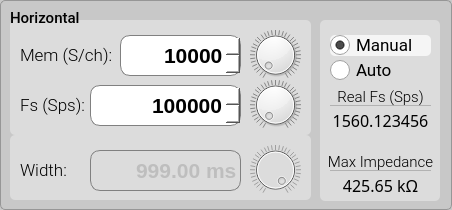
           <widget class="QGroupBox" name="groupBox_horizontal">
            <property name="enabled">
             <bool>true</bool>
            </property>
            <property name="minimumSize">
             <size>
              <width>452</width>
              <height>210</height>
             </size>
            </property>
            <property name="maximumSize">
             <size>
              <width>452</width>
              <height>210</height>
             </size>
            </property>
            <property name="font">
             <font>
              <family>Roboto Medium</family>
              <pointsize>11</pointsize>
             </font>
            </property>
            <property name="styleSheet">
             <string notr="true">QGroupBox {background-color: rgb(200,200,200);border: 1px solid rgb(150,150,150); border-radius: 5px;  margin-top: 0.5em;}; 
QGroupBox::title {subcontrol-origin: margin;left: 10px;padding: 0 3px 0 3px;}</string>
            </property>
            <property name="title">
             <string/>
            </property>
            <widget class="QLabel" name="label_titleHorizontal">
             <property name="geometry">
              <rect>
               <x>10</x>
               <y>10</y>
               <width>81</width>
               <height>16</height>
              </rect>
             </property>
             <property name="font">
              <font>
               <family>Roboto Medium</family>
               <pointsize>11</pointsize>
              </font>
             </property>
             <property name="styleSheet">
              <string notr="true">color:black;</string>
             </property>
             <property name="text">
              <string>Horizontal</string>
             </property>
            </widget>
            <widget class="QGroupBox" name="groupBox_h_11">
             <property name="enabled">
              <bool>true</bool>
             </property>
             <property name="geometry">
              <rect>
               <x>320</x>
               <y>20</y>
               <width>120</width>
               <height>181</height>
              </rect>
             </property>
             <property name="minimumSize">
              <size>
               <width>0</width>
               <height>0</height>
              </size>
             </property>
             <property name="maximumSize">
              <size>
               <width>16777215</width>
               <height>10000</height>
              </size>
             </property>
             <property name="font">
              <font>
               <family>Roboto Medium</family>
               <pointsize>11</pointsize>
              </font>
             </property>
             <property name="styleSheet">
              <string notr="true">QGroupBox {background-color: rgb(220,220,220);border: 0px solid rgb(150,150,150); border-radius: 5px;  margin-top: 0.5em;}; 
QGroupBox::title {subcontrol-origin: margin;left: 10px;padding: 0 3px 0 3px;}</string>
             </property>
             <property name="title">
              <string/>
             </property>
             <widget class="QRadioButton" name="radioButton_fsMem">
              <property name="enabled">
               <bool>true</bool>
              </property>
              <property name="geometry">
               <rect>
                <x>10</x>
                <y>15</y>
                <width>101</width>
                <height>21</height>
               </rect>
              </property>
              <property name="font">
               <font>
                <family>Roboto</family>
                <pointsize>13</pointsize>
               </font>
              </property>
              <property name="styleSheet">
               <string notr="true">QRadioButton:checked {
	background-color: rgba(245,245,245, 1.0);
	border: 0px; 
	border-radius:5px;
}

QRadioButton:hover {
	background-color: rgba(230,230,230, 1.0);
	border: 0px; 
	border-radius:5px;
}

QRadioButton:checked:hover {
	background-color: rgba(245,245,245, 0.8);
	border: 0px; 
	border-radius:5px;
}

QRadioButton::indicator {
    width: 20px;
    height: 20px;
}
QRadioButton::indicator::unchecked {
    image: url(:/main/img/radio_off1.png);
}

QRadioButton::indicator:unchecked:hover {
    image: url(:/main/img/radio_off1.png);
}

QRadioButton::indicator::checked {
    image: url(:/main/img/radio_on2.png);
}

QRadioButton::indicator::disabled {
    image: url(:/main/img/radio_off_dis.png);
}

QRadioButton::disabled {
    color:gray;
}</string>
              </property>
              <property name="text">
               <string>Manual</string>
              </property>
              <property name="iconSize">
               <size>
                <width>20</width>
                <height>20</height>
               </size>
              </property>
              <property name="checked">
               <bool>true</bool>
              </property>
              <property name="autoExclusive">
               <bool>false</bool>
              </property>
             </widget>
             <widget class="QRadioButton" name="radioButton_div">
              <property name="enabled">
               <bool>true</bool>
              </property>
              <property name="geometry">
               <rect>
                <x>10</x>
                <y>40</y>
                <width>101</width>
                <height>21</height>
               </rect>
              </property>
              <property name="font">
               <font>
                <family>Roboto</family>
                <pointsize>13</pointsize>
               </font>
              </property>
              <property name="styleSheet">
               <string notr="true">QRadioButton:checked {
	background-color: rgba(245,245,245, 1.0);
	border: 0px; 
	border-radius:5px;
}

QRadioButton:hover {
	background-color: rgba(230,230,230, 1.0);
	border: 0px; 
	border-radius:5px;
}

QRadioButton:checked:hover {
	background-color: rgba(245,245,245, 0.8);
	border: 0px; 
	border-radius:5px;
}

QRadioButton::indicator {
    width: 20px;
    height: 20px;
}
QRadioButton::indicator::unchecked {
    image: url(:/main/img/radio_off1.png);
}

QRadioButton::indicator:unchecked:hover {
    image: url(:/main/img/radio_off1.png);
}

QRadioButton::indicator::checked {
    image: url(:/main/img/radio_on2.png);
}

QRadioButton::indicator::disabled {
    image: url(:/main/img/radio_off_dis.png);
}

QRadioButton::disabled {
    color:gray;
}</string>
              </property>
              <property name="text">
               <string>Auto</string>
              </property>
              <property name="iconSize">
               <size>
                <width>20</width>
                <height>20</height>
               </size>
              </property>
              <property name="checked">
               <bool>false</bool>
              </property>
              <property name="autoExclusive">
               <bool>false</bool>
              </property>
             </widget>
             <widget class="QLabel" name="label_27">
              <property name="enabled">
               <bool>true</bool>
              </property>
              <property name="geometry">
               <rect>
                <x>0</x>
                <y>65</y>
                <width>121</width>
                <height>23</height>
               </rect>
              </property>
              <property name="font">
               <font>
                <family>Roboto Light</family>
                <pointsize>11</pointsize>
                <weight>50</weight>
                <bold>false</bold>
                <underline>false</underline>
               </font>
              </property>
              <property name="styleSheet">
               <string notr="true">color:black;</string>
              </property>
              <property name="text">
               <string>Real Fs (Sps)</string>
              </property>
              <property name="alignment">
               <set>Qt::AlignCenter</set>
              </property>
             </widget>
             <widget class="QTextBrowser" name="textBrowser_realFs">
              <property name="enabled">
               <bool>true</bool>
              </property>
              <property name="geometry">
               <rect>
                <x>0</x>
                <y>85</y>
                <width>121</width>
                <height>51</height>
               </rect>
              </property>
              <property name="sizePolicy">
               <sizepolicy hsizetype="Minimum" vsizetype="Fixed">
                <horstretch>0</horstretch>
                <verstretch>0</verstretch>
               </sizepolicy>
              </property>
              <property name="font">
               <font>
                <family>Roboto Mono Medium</family>
                <pointsize>12</pointsize>
                <weight>50</weight>
                <italic>false</italic>
                <bold>false</bold>
               </font>
              </property>
              <property name="cursor" stdset="0">
               <cursorShape>IBeamCursor</cursorShape>
              </property>
              <property name="styleSheet">
               <string notr="true">QTextBrowser {
	background-color:transparent; border: 0px;
	text-align:right;font-family:'Roboto Mono Medium','Roboto'; font-size:12pt;
	color:black; 
}
</string>
              </property>
              <property name="verticalScrollBarPolicy">
               <enum>Qt::ScrollBarAlwaysOff</enum>
              </property>
              <property name="horizontalScrollBarPolicy">
               <enum>Qt::ScrollBarAlwaysOff</enum>
              </property>
              <property name="html">
               <string>&lt;!DOCTYPE HTML PUBLIC &quot;-//W3C//DTD HTML 4.0//EN&quot; &quot;http://www.w3.org/TR/REC-html40/strict.dtd&quot;&gt;
&lt;html&gt;&lt;head&gt;&lt;meta name=&quot;qrichtext&quot; content=&quot;1&quot; /&gt;&lt;style type=&quot;text/css&quot;&gt;
p, li { white-space: pre-wrap; }
&lt;/style&gt;&lt;/head&gt;&lt;body style=&quot; font-family:'Roboto Mono Medium','Roboto'; font-size:12pt; font-weight:400; font-style:normal;&quot;&gt;
&lt;p align=&quot;center&quot; style=&quot; margin-top:0px; margin-bottom:0px; margin-left:0px; margin-right:0px; -qt-block-indent:0; text-indent:0px;&quot;&gt;&lt;span style=&quot; font-family:'Roboto Mono Medium','Roboto Mono Medium';&quot;&gt;1560.123456&lt;/span&gt;&lt;/p&gt;&lt;/body&gt;&lt;/html&gt;</string>
              </property>
             </widget>
             <widget class="QLabel" name="label_28">
              <property name="geometry">
               <rect>
                <x>0</x>
                <y>130</y>
                <width>121</width>
                <height>23</height>
               </rect>
              </property>
              <property name="font">
               <font>
                <family>Roboto Light</family>
                <pointsize>11</pointsize>
                <weight>50</weight>
                <bold>false</bold>
                <underline>false</underline>
               </font>
              </property>
              <property name="styleSheet">
               <string notr="true">color:black</string>
              </property>
              <property name="text">
               <string>Max Impedance</string>
              </property>
              <property name="alignment">
               <set>Qt::AlignCenter</set>
              </property>
             </widget>
             <widget class="QTextBrowser" name="textBrowser_maxZ">
              <property name="enabled">
               <bool>true</bool>
              </property>
              <property name="geometry">
               <rect>
                <x>0</x>
                <y>150</y>
                <width>121</width>
                <height>31</height>
               </rect>
              </property>
              <property name="sizePolicy">
               <sizepolicy hsizetype="Minimum" vsizetype="Fixed">
                <horstretch>0</horstretch>
                <verstretch>0</verstretch>
               </sizepolicy>
              </property>
              <property name="font">
               <font>
                <family>Roboto Mono Medium</family>
                <pointsize>12</pointsize>
                <weight>50</weight>
                <italic>false</italic>
                <bold>false</bold>
               </font>
              </property>
              <property name="cursor" stdset="0">
               <cursorShape>IBeamCursor</cursorShape>
              </property>
              <property name="styleSheet">
               <string notr="true">QTextBrowser {
	background-color:transparent; border: 0px;
	text-align:right;font-family:'Roboto Mono Medium','Roboto'; font-size:12pt;
	color:black; 
}
</string>
              </property>
              <property name="html">
               <string>&lt;!DOCTYPE HTML PUBLIC &quot;-//W3C//DTD HTML 4.0//EN&quot; &quot;http://www.w3.org/TR/REC-html40/strict.dtd&quot;&gt;
&lt;html&gt;&lt;head&gt;&lt;meta name=&quot;qrichtext&quot; content=&quot;1&quot; /&gt;&lt;style type=&quot;text/css&quot;&gt;
p, li { white-space: pre-wrap; }
&lt;/style&gt;&lt;/head&gt;&lt;body style=&quot; font-family:'Roboto Mono Medium','Roboto'; font-size:12pt; font-weight:400; font-style:normal;&quot;&gt;
&lt;p align=&quot;center&quot; style=&quot; margin-top:0px; margin-bottom:0px; margin-left:0px; margin-right:0px; -qt-block-indent:0; text-indent:0px;&quot;&gt;&lt;span style=&quot; font-family:'Roboto Mono Medium','Roboto Mono Medium';&quot;&gt;425.65 kΩ&lt;/span&gt;&lt;/p&gt;&lt;/body&gt;&lt;/html&gt;</string>
              </property>
             </widget>
             <widget class="Line" name="line_4">
              <property name="geometry">
               <rect>
                <x>10</x>
                <y>75</y>
                <width>101</width>
                <height>20</height>
               </rect>
              </property>
              <property name="styleSheet">
               <string notr="true">color: rgba(150,150,150,0.6);</string>
              </property>
              <property name="frameShadow">
               <enum>QFrame::Plain</enum>
              </property>
              <property name="orientation">
               <enum>Qt::Horizontal</enum>
              </property>
             </widget>
             <widget class="Line" name="line_5">
              <property name="geometry">
               <rect>
                <x>10</x>
                <y>140</y>
                <width>101</width>
                <height>20</height>
               </rect>
              </property>
              <property name="styleSheet">
               <string notr="true">color: rgba(150,150,150,0.6);</string>
              </property>
              <property name="frameShadow">
               <enum>QFrame::Plain</enum>
              </property>
              <property name="orientation">
               <enum>Qt::Horizontal</enum>
              </property>
             </widget>
            </widget>
            <widget class="QGroupBox" name="groupBox_h_fsMem">
             <property name="enabled">
              <bool>true</bool>
             </property>
             <property name="geometry">
              <rect>
               <x>10</x>
               <y>20</y>
               <width>301</width>
               <height>115</height>
              </rect>
             </property>
             <property name="minimumSize">
              <size>
               <width>0</width>
               <height>0</height>
              </size>
             </property>
             <property name="maximumSize">
              <size>
               <width>16777215</width>
               <height>10000</height>
              </size>
             </property>
             <property name="font">
              <font>
               <family>Roboto Medium</family>
               <pointsize>11</pointsize>
              </font>
             </property>
             <property name="styleSheet">
              <string notr="true">QGroupBox {background-color: rgb(220,220,220);border: 0px solid rgb(150,150,150); border-radius: 5px;  margin-top: 0.5em;}; 
QGroupBox::title {subcontrol-origin: margin;left: 10px;padding: 0 3px 0 3px;}</string>
             </property>
             <property name="title">
              <string/>
             </property>
             <widget class="QLabel" name="label_dial1_3">
              <property name="geometry">
               <rect>
                <x>240</x>
                <y>60</y>
                <width>51</width>
                <height>50</height>
               </rect>
              </property>
              <property name="text">
               <string/>
              </property>
              <property name="pixmap">
               <pixmap resource="../../resources/resources.qrc">:/main/img/dial1.png</pixmap>
              </property>
              <property name="scaledContents">
               <bool>false</bool>
              </property>
             </widget>
             <widget class="QDial2" name="dial_fs">
              <property name="geometry">
               <rect>
                <x>240</x>
                <y>60</y>
                <width>51</width>
                <height>50</height>
               </rect>
              </property>
              <property name="toolTip">
               <string>CH1 vertical position</string>
              </property>
              <property name="minimum">
               <number>1</number>
              </property>
              <property name="maximum">
               <number>5000000</number>
              </property>
              <property name="value">
               <number>100</number>
              </property>
              <property name="tracking">
               <bool>true</bool>
              </property>
              <property name="orientation">
               <enum>Qt::Horizontal</enum>
              </property>
              <property name="invertedAppearance">
               <bool>false</bool>
              </property>
              <property name="wrapping">
               <bool>false</bool>
              </property>
              <property name="notchTarget">
               <double>30.000000000000000</double>
              </property>
              <property name="notchesVisible">
               <bool>true</bool>
              </property>
             </widget>
             <widget class="QSpinBox" name="spinBox_mem">
              <property name="geometry">
               <rect>
                <x>110</x>
                <y>15</y>
                <width>121</width>
                <height>41</height>
               </rect>
              </property>
              <property name="styleSheet">
               <string notr="true">QSpinBox { background-color: rgba(255,255,255, 1.0);border: 1px solid gray; border-radius:10px;
				   text-align:right;font-family:'Roboto Mono Medium','Roboto'; font-size:16pt; font-weight:500;  }

QSpinBox::up-button { 
	height:22px; 
	width: 30px;
	border: 0px;
	image: url(:/main/img/arrow_up4.png);
}

QSpinBox::down-button {
	height:22px; 
	width: 30px;
	border: 0px;
	image: url(:/main/img/arrow_down4.png);
 }

QSpinBox::up-button:hover { 
	image: url(:/main/img/arrow_up4b.png);
}

QSpinBox::down-button:hover {
	image: url(:/main/img/arrow_down4b.png);
 }

QSpinBox:disabled { background-color: rgba(220,220,220, 1.0); border: 1px transparent; border-radius:10px;
                                          border: 1px solid gray; border-radius:10px;
                                          text-align:right;font-family:'Roboto Mono Medium','Roboto'; font-size:16pt; font-weight:500; }

QSpinBox::up-button:disabled { height:22px; width: 30px; border: 0px; image: url(:/main/img/arrow_up3.png); }

QSpinBox::down-button:disabled { height:22px; width: 30px; border: 0px; image: url(:/main/img/arrow_down3.png); }
</string>
              </property>
              <property name="wrapping">
               <bool>false</bool>
              </property>
              <property name="alignment">
               <set>Qt::AlignRight|Qt::AlignTrailing|Qt::AlignVCenter</set>
              </property>
              <property name="buttonSymbols">
               <enum>QAbstractSpinBox::UpDownArrows</enum>
              </property>
              <property name="accelerated">
               <bool>false</bool>
              </property>
              <property name="keyboardTracking">
               <bool>false</bool>
              </property>
              <property name="showGroupSeparator" stdset="0">
               <bool>false</bool>
              </property>
              <property name="suffix">
               <string/>
              </property>
              <property name="minimum">
               <number>2</number>
              </property>
              <property name="maximum">
               <number>10000</number>
              </property>
              <property name="value">
               <number>10000</number>
              </property>
             </widget>
             <widget class="QSpinBox" name="spinBox_fs">
              <property name="enabled">
               <bool>true</bool>
              </property>
              <property name="geometry">
               <rect>
                <x>80</x>
                <y>65</y>
                <width>151</width>
                <height>41</height>
               </rect>
              </property>
              <property name="styleSheet">
               <string notr="true">QSpinBox { background-color: rgba(255,255,255, 1.0);border: 1px solid gray; border-radius:10px;
				   text-align:right;font-family:'Roboto Mono Medium','Roboto'; font-size:16pt; font-weight:500;  }

QSpinBox::up-button { 
	height:22px; 
	width: 30px;
	border: 0px;
	image: url(:/main/img/arrow_up4.png);
}

QSpinBox::down-button {
	height:22px; 
	width: 30px;
	border: 0px;
	image: url(:/main/img/arrow_down4.png);
 }

QSpinBox::up-button:hover { 
	image: url(:/main/img/arrow_up4b.png);
}

QSpinBox::down-button:hover {
	image: url(:/main/img/arrow_down4b.png);
 }

QSpinBox:disabled { background-color: rgba(220,220,220, 1.0); border: 1px transparent; border-radius:10px;
                                          border: 1px solid gray; border-radius:10px;
                                          text-align:right;font-family:'Roboto Mono Medium','Roboto'; font-size:16pt; font-weight:500; }

QSpinBox::up-button:disabled { height:22px; width: 30px; border: 0px; image: url(:/main/img/arrow_up3.png); }

QSpinBox::down-button:disabled { height:22px; width: 30px; border: 0px; image: url(:/main/img/arrow_down3.png); }
</string>
              </property>
              <property name="wrapping">
               <bool>false</bool>
              </property>
              <property name="alignment">
               <set>Qt::AlignRight|Qt::AlignTrailing|Qt::AlignVCenter</set>
              </property>
              <property name="buttonSymbols">
               <enum>QAbstractSpinBox::UpDownArrows</enum>
              </property>
              <property name="accelerated">
               <bool>false</bool>
              </property>
              <property name="keyboardTracking">
               <bool>false</bool>
              </property>
              <property name="showGroupSeparator" stdset="0">
               <bool>false</bool>
              </property>
              <property name="suffix">
               <string/>
              </property>
              <property name="minimum">
               <number>1</number>
              </property>
              <property name="maximum">
               <number>5000000</number>
              </property>
              <property name="value">
               <number>5000000</number>
              </property>
             </widget>
             <widget class="QLabel" name="label_mem">
              <property name="geometry">
               <rect>
                <x>10</x>
                <y>25</y>
                <width>91</width>
                <height>21</height>
               </rect>
              </property>
              <property name="font">
               <font>
                <family>Roboto Light</family>
                <pointsize>13</pointsize>
                <weight>50</weight>
                <bold>false</bold>
               </font>
              </property>
              <property name="styleSheet">
               <string notr="true">color:black;</string>
              </property>
              <property name="text">
               <string>Mem (S/ch):</string>
              </property>
             </widget>
             <widget class="QLabel" name="label_fs">
              <property name="enabled">
               <bool>true</bool>
              </property>
              <property name="geometry">
               <rect>
                <x>10</x>
                <y>75</y>
                <width>71</width>
                <height>21</height>
               </rect>
              </property>
              <property name="font">
               <font>
                <family>Roboto Light</family>
                <pointsize>13</pointsize>
                <weight>50</weight>
                <bold>false</bold>
               </font>
              </property>
              <property name="styleSheet">
               <string notr="true">color:black;</string>
              </property>
              <property name="text">
               <string>Fs (Sps):</string>
              </property>
             </widget>
             <widget class="QDial2" name="dial_mem">
              <property name="geometry">
               <rect>
                <x>240</x>
                <y>10</y>
                <width>51</width>
                <height>50</height>
               </rect>
              </property>
              <property name="toolTip">
               <string>CH1 vertical position</string>
              </property>
              <property name="minimum">
               <number>2</number>
              </property>
              <property name="maximum">
               <number>10000</number>
              </property>
              <property name="value">
               <number>100</number>
              </property>
              <property name="tracking">
               <bool>true</bool>
              </property>
              <property name="orientation">
               <enum>Qt::Horizontal</enum>
              </property>
              <property name="invertedAppearance">
               <bool>false</bool>
              </property>
              <property name="wrapping">
               <bool>false</bool>
              </property>
              <property name="notchTarget">
               <double>30.000000000000000</double>
              </property>
              <property name="notchesVisible">
               <bool>true</bool>
              </property>
             </widget>
             <widget class="QLabel" name="label_dial1_4">
              <property name="geometry">
               <rect>
                <x>240</x>
                <y>10</y>
                <width>51</width>
                <height>50</height>
               </rect>
              </property>
              <property name="text">
               <string/>
              </property>
              <property name="pixmap">
               <pixmap resource="../../resources/resources.qrc">:/main/img/dial1.png</pixmap>
              </property>
              <property name="scaledContents">
               <bool>false</bool>
              </property>
             </widget>
             <zorder>label_dial1_3</zorder>
             <zorder>dial_fs</zorder>
             <zorder>spinBox_mem</zorder>
             <zorder>spinBox_fs</zorder>
             <zorder>label_mem</zorder>
             <zorder>label_fs</zorder>
             <zorder>label_dial1_4</zorder>
             <zorder>dial_mem</zorder>
            </widget>
            <widget class="QGroupBox" name="groupBox_h_div">
             <property name="enabled">
              <bool>false</bool>
             </property>
             <property name="geometry">
              <rect>
               <x>10</x>
               <y>135</y>
               <width>301</width>
               <height>65</height>
              </rect>
             </property>
             <property name="minimumSize">
              <size>
               <width>0</width>
               <height>0</height>
              </size>
             </property>
             <property name="maximumSize">
              <size>
               <width>16777215</width>
               <height>10000</height>
              </size>
             </property>
             <property name="font">
              <font>
               <family>Roboto Medium</family>
               <pointsize>11</pointsize>
              </font>
             </property>
             <property name="styleSheet">
              <string notr="true">QGroupBox {background-color: rgb(220,220,220);border: 0px solid rgb(150,150,150); border-radius: 5px;  margin-top: 0.5em;}; 
QGroupBox::title {subcontrol-origin: margin;left: 10px;padding: 0 3px 0 3px;}</string>
             </property>
             <property name="title">
              <string/>
             </property>
             <widget class="QDoubleSpinBox" name="doubleSpinBox_div">
              <property name="enabled">
               <bool>false</bool>
              </property>
              <property name="geometry">
               <rect>
                <x>80</x>
                <y>15</y>
                <width>151</width>
                <height>41</height>
               </rect>
              </property>
              <property name="styleSheet">
               <string notr="true">QDoubleSpinBox { background-color: white;border: 1px solid gray; border-radius:10px;
				   text-align:right;font-family:'Roboto Mono Medium','Roboto'; font-size:16pt; font-weight:500;  }

QDoubleSpinBox::up-button { 
	height:22px; 
	width: 30px;
	border: 0px;
	image: url(:/main/img/arrow_up4.png);
}

QDoubleSpinBox::down-button {
	height:22px; 
	width: 30px;
	border: 0px;
	image: url(:/main/img/arrow_down4.png);
 }

QDoubleSpinBox::up-button:hover { 
	image: url(:/main/img/arrow_up4b.png);
}

QDoubleSpinBox::down-button:hover {
	image: url(:/main/img/arrow_down4b.png);
 }

QDoubleSpinBox:disabled { background-color: rgba(220,220,220, 1.0); border: 1px transparent; border-radius:10px;
                                          border: 1px solid gray; border-radius:10px;
                                          text-align:right;font-family:'Roboto Mono Medium','Roboto'; font-size:16pt; font-weight:500; }

QDoubleSpinBox::up-button:disabled { height:22px; width: 30px; border: 0px; image: url(:/main/img/arrow_up3.png); }

QDoubleSpinBox::down-button:disabled { height:22px; width: 30px; border: 0px; image: url(:/main/img/arrow_down3.png); }
</string>
              </property>
              <property name="wrapping">
               <bool>false</bool>
              </property>
              <property name="alignment">
               <set>Qt::AlignRight|Qt::AlignTrailing|Qt::AlignVCenter</set>
              </property>
              <property name="readOnly">
               <bool>true</bool>
              </property>
              <property name="buttonSymbols">
               <enum>QAbstractSpinBox::NoButtons</enum>
              </property>
              <property name="accelerated">
               <bool>false</bool>
              </property>
              <property name="keyboardTracking">
               <bool>false</bool>
              </property>
              <property name="showGroupSeparator" stdset="0">
               <bool>false</bool>
              </property>
              <property name="suffix">
               <string> ms</string>
              </property>
              <property name="decimals">
               <number>2</number>
              </property>
              <property name="maximum">
               <double>9999.000000000000000</double>
              </property>
              <property name="value">
               <double>999.000000000000000</double>
              </property>
             </widget>
             <widget class="QLabel" name="label_div">
              <property name="enabled">
               <bool>false</bool>
              </property>
              <property name="geometry">
               <rect>
                <x>10</x>
                <y>25</y>
                <width>51</width>
                <height>21</height>
               </rect>
              </property>
              <property name="font">
               <font>
                <family>Roboto Light</family>
                <pointsize>13</pointsize>
                <weight>50</weight>
                <bold>false</bold>
               </font>
              </property>
              <property name="styleSheet">
               <string notr="true">color:black;</string>
              </property>
              <property name="text">
               <string>Width:</string>
              </property>
             </widget>
             <widget class="QLabel" name="label_dial1_5">
              <property name="geometry">
               <rect>
                <x>240</x>
                <y>10</y>
                <width>51</width>
                <height>50</height>
               </rect>
              </property>
              <property name="text">
               <string/>
              </property>
              <property name="pixmap">
               <pixmap resource="../../resources/resources.qrc">:/main/img/dial1.png</pixmap>
              </property>
              <property name="scaledContents">
               <bool>false</bool>
              </property>
             </widget>
             <widget class="QDial2" name="dial_div">
              <property name="geometry">
               <rect>
                <x>240</x>
                <y>10</y>
                <width>51</width>
                <height>50</height>
               </rect>
              </property>
              <property name="toolTip">
               <string>CH1 vertical position</string>
              </property>
              <property name="minimum">
               <number>1</number>
              </property>
              <property name="maximum">
               <number>1000000</number>
              </property>
              <property name="value">
               <number>1</number>
              </property>
              <property name="tracking">
               <bool>true</bool>
              </property>
              <property name="orientation">
               <enum>Qt::Horizontal</enum>
              </property>
              <property name="invertedAppearance">
               <bool>true</bool>
              </property>
              <property name="invertedControls">
               <bool>false</bool>
              </property>
              <property name="wrapping">
               <bool>false</bool>
              </property>
              <property name="notchTarget">
               <double>30.000000000000000</double>
              </property>
              <property name="notchesVisible">
               <bool>true</bool>
              </property>
             </widget>
            </widget>
            <zorder>groupBox_h_11</zorder>
            <zorder>groupBox_h_fsMem</zorder>
            <zorder>groupBox_h_div</zorder>
            <zorder>label_titleHorizontal</zorder>
           </widget>
